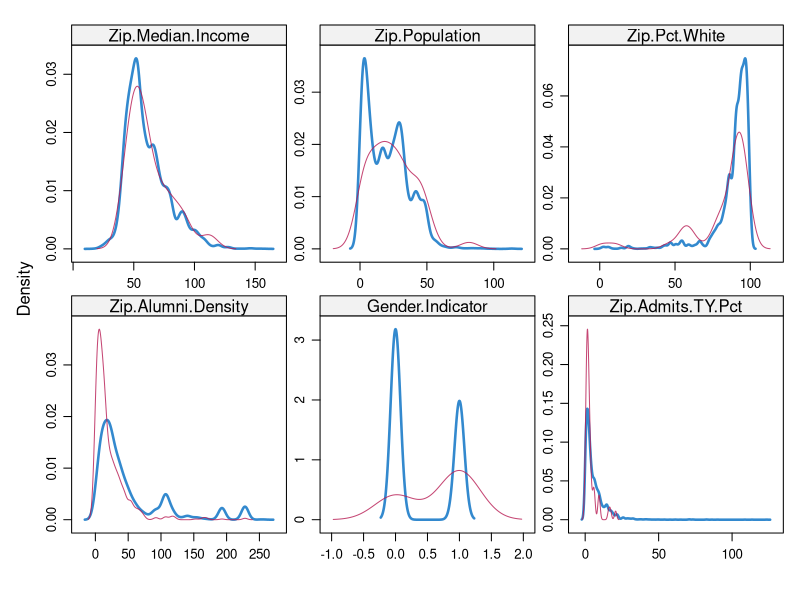
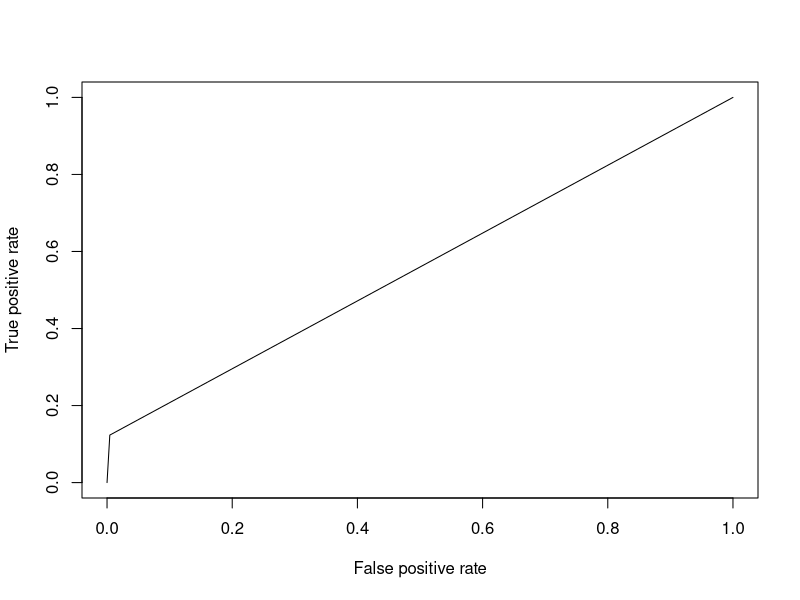

Write the R code that produced these figures, in order.
setwd("/Users/kwalker/git_projects/yield")
data <- read.csv("min_factors.csv", stringsAsFactors=FALSE)

# helpful: http://www.ats.ucla.edu/stat/r/dae/logit.htm

library(reshape2)
library(ggplot2)
library(mice)
library(lattice)

# check for collinearity
collin <- round(cor(data[,2:33], use = "pair"), 2) 
# total gift + FAFSA + award status; summer and made.deposit + final.status

data1fit <- data[ , -c(2,3,4,6,7,9,12,16,18,24,29)] # drop hs size, made deposit, award status, counts, summer o, countdown + act/gpa/hsp/distance

# impute missing values
tempData <- mice(data1fit, m=1, maxit=50, meth='pmm', seed=500)
summary(tempData)
densityplot(tempData)
data1fit.imp <- complete(tempData, 1)

# fix binomial issues
for(j in c(2:28)) data1fit.imp[,j] <- round(data1fit.imp[,j])

# test and train sets
train1 <- data1fit.imp[data1fit.imp$Year!="2016 Fall", ]
test1 <- data1fit.imp[data1fit.imp$Year=="2016 Fall", ]

# fit model
fit1g <- glm(Final.Status ~ ., train1[,-1], family="binomial")
fit1gs <- step(fit1g, direction="both", trace=0)

coef1 <- exp(cbind(Odds.Ratio = coef(fit1gs), confint(fit1gs)))

test1$Predictions_raw <- unlist(predict(fit1gs, test1, type="response"))
test1$Predictions <- sapply(test1$Predictions_raw, function(x) if(x > .3){x <- 1} else {x <- 0})
table(test1$Predictions, test1$Final.Status)

check <- data.frame()
for(cutoff in c(.1,.15,.2,.25,.3,.35,.4,.45,.5,.6,.75,.9)) {
    
    test1$Predictions <- sapply(test1$Predictions_raw, function(x) if(x>cutoff){x<-1}else{x<-0})
    
    results <- table(test1$Predictions, test1$Final.Status)
    accuracy <- round(sum(results[1,1], results[2,2])/sum(results[,2], results[,1]),2)*100
    tp <- round(results[2,2]/sum(results[,2]),4)*100
    fn <- round(results[1,2]/sum(results[,2]),4)*100
    tn <- round(results[1,1]/sum(results[,1]),4)*100
    fp <- round(results[2,1]/sum(results[,1]),4)*100
    
    row <- data.frame(cutoff, accuracy, tp, fp, tn, fn)
    check <- rbind(check,row)
}


library(ROCR)
pred <- prediction(test1$Predictions, test1$Final.Status)
perf <- performance(pred, "tpr", "fpr")
plot(perf)
